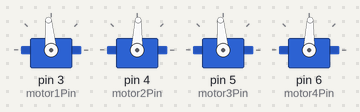
Recording of a sketch running on a simulated Arduino Uno, built with avr-gcc and run on an emulated ATmega328P. Parts: 4 × servo.

Above: at 0.1 s.
At 4.1 s:
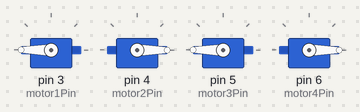
Timing chart, 0 to 5.6 s (numbered marks = the images above):
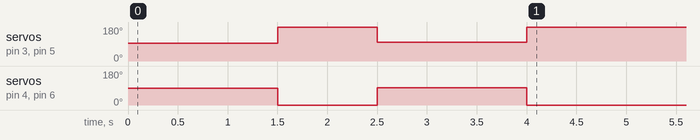

The sketch:

test.ino
```cpp
#include <Servo.h>

// Front motors
Servo motor1;
Servo motor2;
// Back motors
Servo motor3;
Servo motor4;

const int motor1Pin = 3;
const int motor2Pin = 4;
const int motor3Pin = 5;
const int motor4Pin = 6;

// 0 - 93 Reverse, > 93 Forward
const int motor1StopPos = 93;
const int motor3StopPos = 93;
// 0 - 93 Forward, > 93 Reverse
const int motor2StopPos = 93;
const int motor4StopPos = 93;


bool stopFlag = false;

void setup() {
  // put your setup code here, to run once:
  initializePins();
  stop();
}

void initializePins() {
  motor1.attach(motor1Pin);
  motor2.attach(motor2Pin);
  motor3.attach(motor3Pin);
  motor4.attach(motor4Pin);
}

void loop() {
  // put your main code here, to run repeatedly:
  if (!stopFlag) {
    turnLeft(5);
    delay(1500);
    stopAndDelay();
    turnRight(5);
    delay(1500);
    stopAndDelay();
    stopFlag = true;
  }
}

void demo() {
  drive(-5);
  delay(1000);
  stopAndDelay();
  drive(5);
  delay(1000);
  stopAndDelay();

  turnSharpLeft(10);
  delay(3000);
  stopAndDelay();
  turnSharpRight(10);
  delay(3000);
  stopAndDelay();
}

void stopAndDelay() {
  stop();
  delay(1000);
}

void drive(int speed) {
  setSpeed(speed);
}

void setSpeed(int speed) {
  setLeftWingSpeed(speed);
  setRightWingSpeed(speed);
}

void setLeftWingSpeed(int speed) {
  motor1.write(motor1StopPos + speed);
  motor3.write(motor3StopPos + speed);
}

void setRightWingSpeed(int speed) {
  motor2.write(motor2StopPos - speed);
  motor4.write(motor4StopPos - speed);
}

void stop() {
  setSpeed(93);
}

void turnSharpLeft(int speed) {
  setLeftWingSpeed(-speed);
  setRightWingSpeed(speed);
}

void turnSharpRight(int speed) {
  setLeftWingSpeed(speed);
  setRightWingSpeed(-speed);
}

void turnLeft(int speed) {
  int bufferSpeed = speed/2;
  setLeftWingSpeed(bufferSpeed);
  setRightWingSpeed(speed);
}

void turnRight(int speed) {
  int bufferSpeed = speed/2;
  setLeftWingSpeed(speed);
  setRightWingSpeed(bufferSpeed);
}
```

Measured:
- by itself, servo on pin 3 (motor1Pin), servo on pin 5 (motor3Pin): 95° → 180° at 1.5 s, → 98° 1.0 s later, → 180° 1.5 s later
- by itself, servo on pin 4 (motor2Pin), servo on pin 6 (motor4Pin): 88° → 0° at 1.5 s, → 91° 1.0 s later, → 0° 1.5 s later
